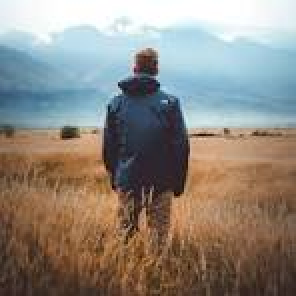
#> input picture session29/input/human.jpeg, 148 x 148 px (shown 2 times larger)
$ python add_images.py
#> lines starting #> are read from the running program, lines starting #| are printed output that depends on the picture
import cv2
import numpy as np

image_human = cv2.imread('input/human.jpeg')
#> image_human is the input picture: shape (148, 148, 3); mean B, G, R 126.9, 135.7, 142.9
image_horse = cv2.imread('input/horse.jpeg')
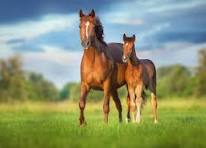
#> input picture session29/input/horse.jpeg, 206 x 148 px
#> image_horse is the input picture: shape (148, 206, 3); mean B, G, R 113.8, 148.7, 139.1

image_human = cv2.cvtColor(image_human, cv2.COLOR_BGR2GRAY)
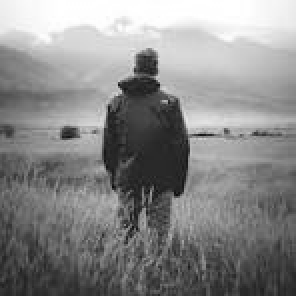
#> image_human: shape (148, 148) (shown 2 times larger); min 9, max 255, mean 136.9
image_horse = cv2.cvtColor(image_horse, cv2.COLOR_BGR2GRAY)
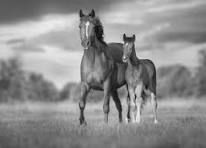
#> image_horse: shape (148, 206); min 9, max 243, mean 141.9

# result = image_human + image_horse
# result = cv2.add(image_human, image_horse)
# result = np.add(image_human, image_horse)

image_human = image_human.astype(np.float32)
image_horse = image_horse.astype('float32')

#> (the run stopped early here; a loop or call above may not have finished)
